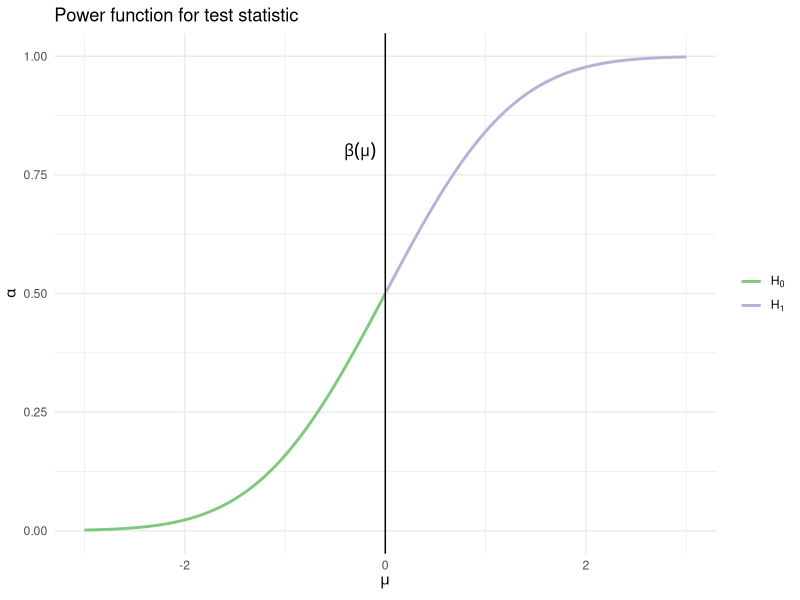
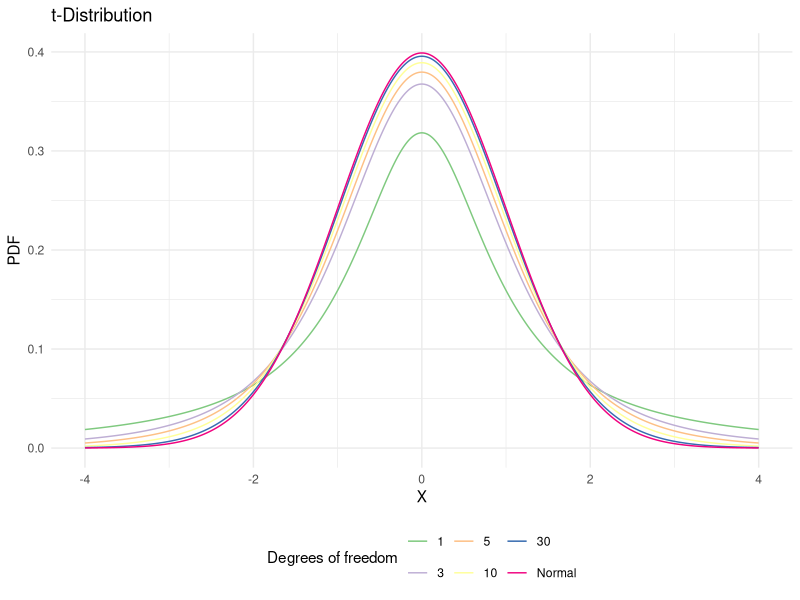
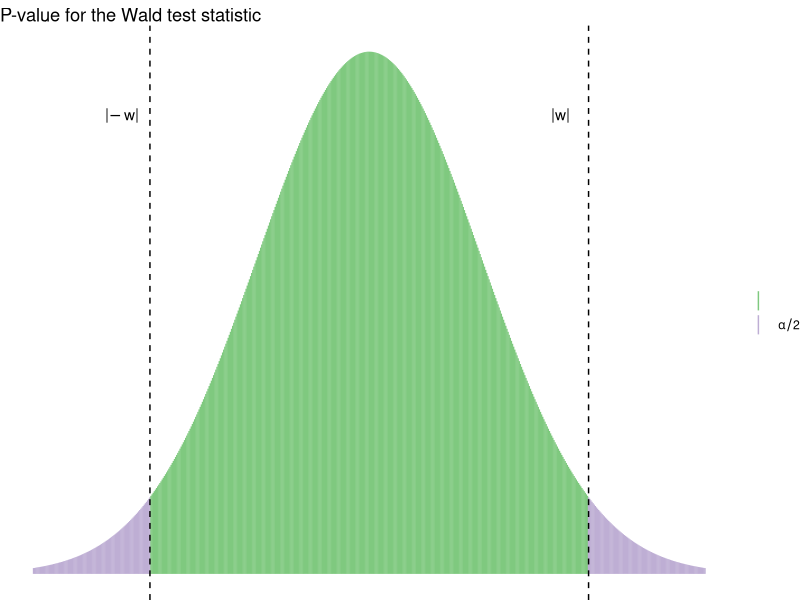
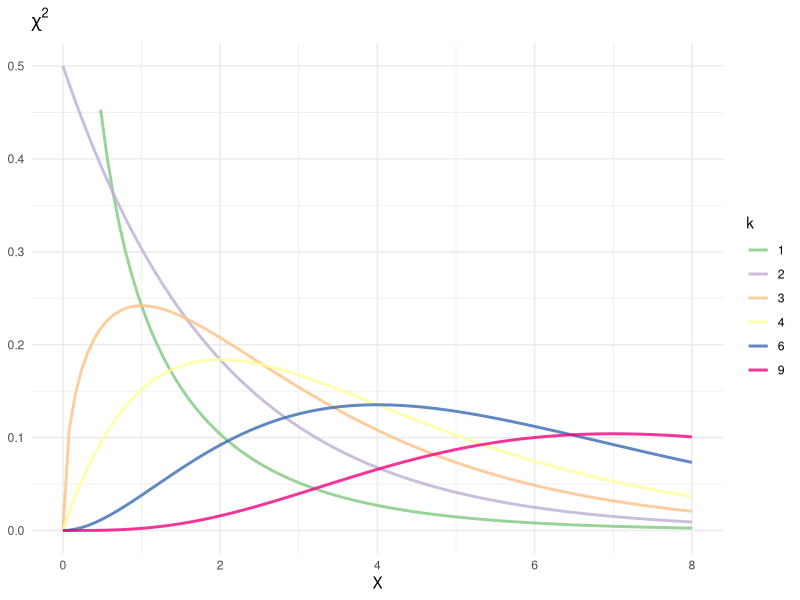
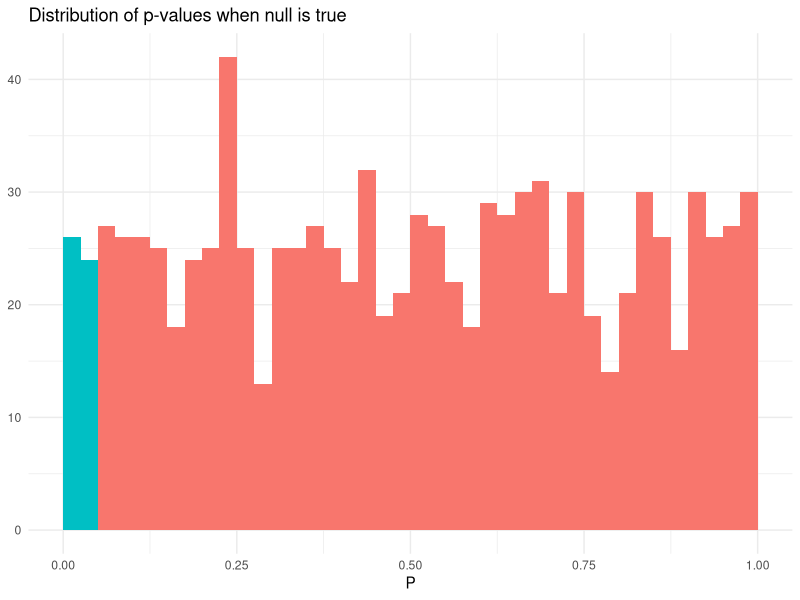

Recreate these plots in R, in order. (Note: a time limit stopped this script after it produced the figures.)
## ---- chunk 1
knitr::opts_chunk$set(cache = TRUE)
## ---- chunk 2
library(tidyverse)
library(broom)
library(patchwork)

options(digits = 3)
set.seed(1234)
theme_set(theme_minimal())
## ---- chunk 3
data_frame(x = seq(-3, 3, by = 0.01),
           y = pnorm(x),
           h = x > -0) %>%
  ggplot(aes(x, y, color = h)) +
  geom_line(size = 1) +
  geom_vline(xintercept = 0) +
  scale_color_brewer(type = "qual", labels = expression(H[0], H[1])) +
  annotate(geom = "text", x = -0.25, y = .8, label = expression(beta(mu))) +
  labs(title = "Power function for test statistic",
       x = expression(mu),
       y = expression(alpha),
       color = NULL)
## ---- chunk 4
expand.grid(x = seq(-4, 4, by = 0.01),
            df = c(1, 3, 5, 10, 30, Inf)) %>%
  as_tibble() %>%
  mutate(y = dt(x, df),
         df = factor(df, labels = c(1, 3, 5, 10, 30, "Normal"))) %>%
  ggplot(aes(x, y, color = df)) +
  geom_line() +
  scale_color_brewer(type = "qual") +
  labs(title = "t-Distribution",
       x = expression(X),
       y = "PDF",
       color = "Degrees of freedom") +
  theme(legend.position = "bottom")
## ---- chunk 5
data_frame(x = seq(-3, 3, by = 0.01),
           y = dnorm(x),
           tails = x < qnorm(p = 0.025) | x > qnorm(p = 0.975)) %>%
  ggplot(aes(x, y)) +
  geom_linerange(aes(ymax = y, ymin = 0, color = tails)) +
  scale_color_brewer(type = "qual", labels = expression(NULL, alpha/2)) +
  geom_vline(xintercept = qnorm(p = c(0.025, 0.975)), linetype = 2) +
  annotate(geom = "text", x = qnorm(p = c(0.025, 0.975)) - .25, y = .35, 
           label = expression(paste("|", -w, "|"), paste("|", w, "|"))) +
  labs(title = "P-value for the Wald test statistic",
       x = NULL,
       y = NULL,
       color = NULL) +
  theme_void()
## ---- chunk 6
df <- c(1, 2, 3, 4, 6, 9)

ggplot(data.frame(x = c(0, 8)), aes(x)) +
  stat_function(aes(color = as.character(df[1])), fun=dchisq, args=list(df=df[1]), 
                size=1, alpha=.8) +
  stat_function(aes(color = as.character(df[2])), fun=dchisq, args=list(df=df[2]), 
                size=1, alpha=.8) +
  stat_function(aes(color = as.character(df[3])), fun=dchisq, args=list(df=df[3]), 
                size=1, alpha=.8) +
  stat_function(aes(color = as.character(df[4])), fun=dchisq, args=list(df=df[4]), 
                size=1, alpha=.8) +
  stat_function(aes(color = as.character(df[5])), fun=dchisq, args=list(df=df[5]), 
                size=1, alpha=.8) +
  stat_function(aes(color = as.character(df[6])), fun=dchisq, args=list(df=df[6]), 
                size=1, alpha=.8) +
  ylim(0,.5) +
  scale_color_brewer(type = "qual") +
  labs(title = expression(chi^2),
       x = expression(X),
       y = NULL,
       color = expression(k))
## ---- chunk 7
n_obs <- 100

pval_dist <- function(n_obs){
  x <- replicate(10, rnorm(n_obs))
  y <- rnorm(n_obs)
  
  mod <- lm(y ~ x[, sample(1:10, 1)])
  
  return(tidy(mod)[2,])
}

pvals <- 1000 %>%
  rerun(pval_dist(n_obs)) %>%
  bind_rows %>%
  as_tibble %>%
  mutate(sig = p.value < .05)

ggplot(pvals, aes(p.value, fill = sig)) +
  geom_histogram(binwidth = .025, boundary = 0) +
  labs(title = "Distribution of p-values when null is true",
       x = expression(P),
       y = NULL) +
  theme(legend.position = "none")
## ---- chunk 8
pval_dist_mult <- function(n_obs){
  # generate simulated data
  x <- replicate(10, rnorm(n_obs))
  y <- rnorm(n_obs)
  
  # estimate a linear model for each column in x and find min pvalue
  x %>%
    as_tibble %>%
    mutate(y = y) %>%
    gather(i, x, -y) %>%
    group_by(i) %>%
    nest() %>%
    mutate(mod = map(data, ~ lm(y ~ x, data = .x)),
           results = map(mod, tidy)) %>%
    unnest(results) %>%
    filter(term == "x") %>%
    filter(p.value == min(p.value))
}

pvals_mult <- 1000 %>%
  rerun(pval_dist_mult(n_obs)) %>%
  bind_rows %>%
  as_tibble %>%
  mutate(sig = p.value < .05)

ggplot(pvals_mult, aes(p.value, fill = sig)) +
  geom_histogram(binwidth = .025, boundary = 0) +
  labs(title = "Distribution of minimum p-values for 10 tests when null is true",
       x = expression(P),
       y = NULL) +
  theme(legend.position = "none")
## ---- chunk 9
sim_norm_null <- 1000 %>%
  rerun(rnorm(n_obs)) %>%
  map(~ t.test(x = .x, mu = 0)) %>%
  map_dbl(~ .x$p.value) %>%
  as_tibble %>%
  mutate(sig = value < .05)

mean(sim_norm_null$value)

ggplot(sim_norm_null, aes(value, fill = sig)) +
  geom_histogram(binwidth = .025, boundary = 0) +
  labs(title = "Distribution of p-values for single test",
       x = expression(P),
       y = NULL) +
  theme(legend.position = "none")
## ---- chunk 10
sim_norm_mult <- 1000 %>%
  rerun(5 %>%
          rerun(rnorm(n_obs)) %>%
          map(~ t.test(x = .x, mu = 0)) %>%
          map_dbl(~ .x$p.value) %>%
          as_tibble %>%
          mutate(sig = value < .05)) %>%
  bind_rows(.id = "sim") %>%
  group_by(sim) %>%
  rename(raw = value) %>%
  mutate(correct = raw < (.05 / n()))

sim_norm_mult %>%
  summarize(sig = any(raw < .05)) %>%
  ungroup %>%
  summarize(mean(sig))
  
sim_norm_mult %>%
  filter(raw == min(raw)) %>%
  ggplot(aes(raw, fill = sig)) +
  geom_histogram(binwidth = .01, boundary = 0) +
  labs(title = "Distribution of p-values for multiple tests",
       x = expression(P),
       y = NULL) +
  theme(legend.position = "none")
## ---- chunk 11
sim_norm_mult %>%
  summarize(sig = any(correct)) %>%
  ungroup %>%
  summarize(mean(sig))

sim_norm_mult %>%
  filter(raw == min(raw)) %>%
  ggplot(aes(raw, fill = correct)) +
  geom_histogram(binwidth = .01, boundary = 0) +
  labs(title = "Distribution of p-values for multiple tests",
       subtitle = "With Bonferroni correction",
       x = expression(P),
       y = NULL) +
  theme(legend.position = "none")
## ---- chunk 12
